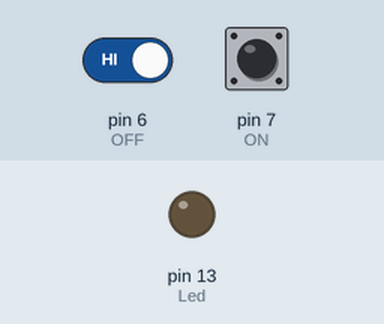
This sketch was run on a simulated Arduino Uno, built with avr-gcc and run on an emulated ATmega328P. Parts: output pins drawn as LEDs (lit = HIGH). The inputs (shaded band) are chosen by the test bench; at power-on: pin 7 (ON) HIGH, pin 6 (OFF) HIGH.

Above: at 1.2 s.
1.3 s: pin 7 (ON) pulled LOW for 0.15 s
At 1.8 s:
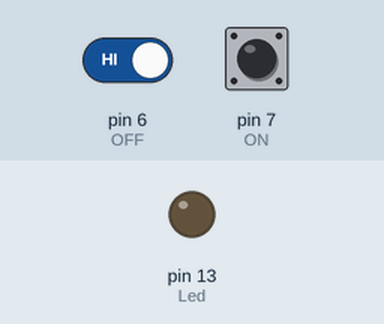
3.0 s: pin 7 (ON) pulled LOW for 3.2 s
At 4.0 s:
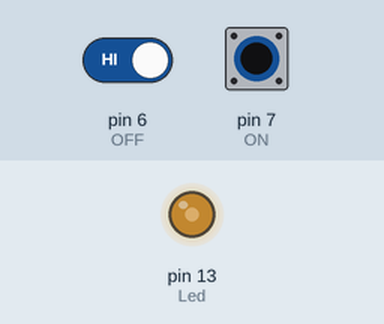
7.7 s: pin 6 (OFF) driven LOW and pin 7 (ON) driven LOW
At 8.9 s:
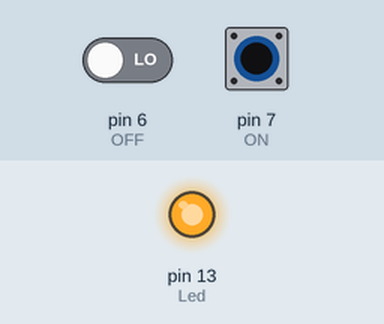
9.2 s: pin 6 (OFF) driven HIGH
At 10.4 s:
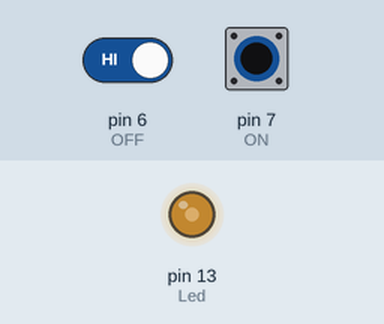
10.7 s: pin 7 (ON) driven HIGH
At 11.0 s:
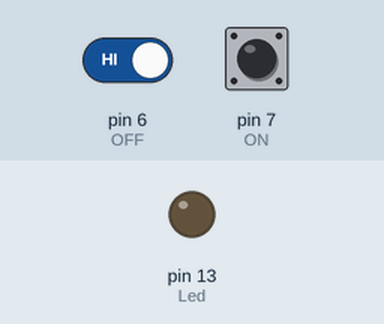
12.2 s: pin 7 (ON) driven LOW
At 13.4 s:
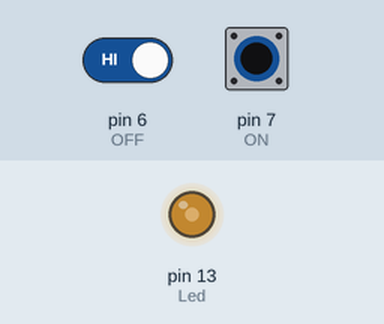
Timing chart, 0 to 14.7 s (numbered marks = the images above; inputs shaded):
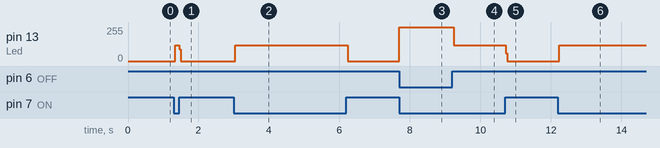

The sketch:

button_led.ino
```cpp
//định nghĩa
#define ON 7
#define OFF 6
#define Led 13
void setup() {
  //cấu hình chân
  pinMode (ON,INPUT_PULLUP);
  pinMode (OFF,INPUT_PULLUP);
  pinMode (Led,OUTPUT);
}

void loop() {
  if(digitalRead(ON)==0){
    digitalWrite(Led,1);
    }
  if(digitalRead(OFF)==1){
    digitalWrite(Led,0);
    }

}
```

Measured:
- after the input at 1.3 s, pin 13 (Led): 0/255 → 120/255 at once, → 0/255 0.12 s later
- after the input at 3.0 s, pin 13 (Led): 0/255 → 120/255 at once, → 0/255 3.2 s later
- after the input at 7.7 s, pin 13 (Led): 0/255 → 255/255 at once
- after the input at 9.2 s, pin 13 (Led): 255/255 → 120/255 at once
- after the input at 10.7 s, pin 13 (Led): 120/255 → 0/255 at once
- after the input at 12.2 s, pin 13 (Led): 0/255 → 120/255 at once
